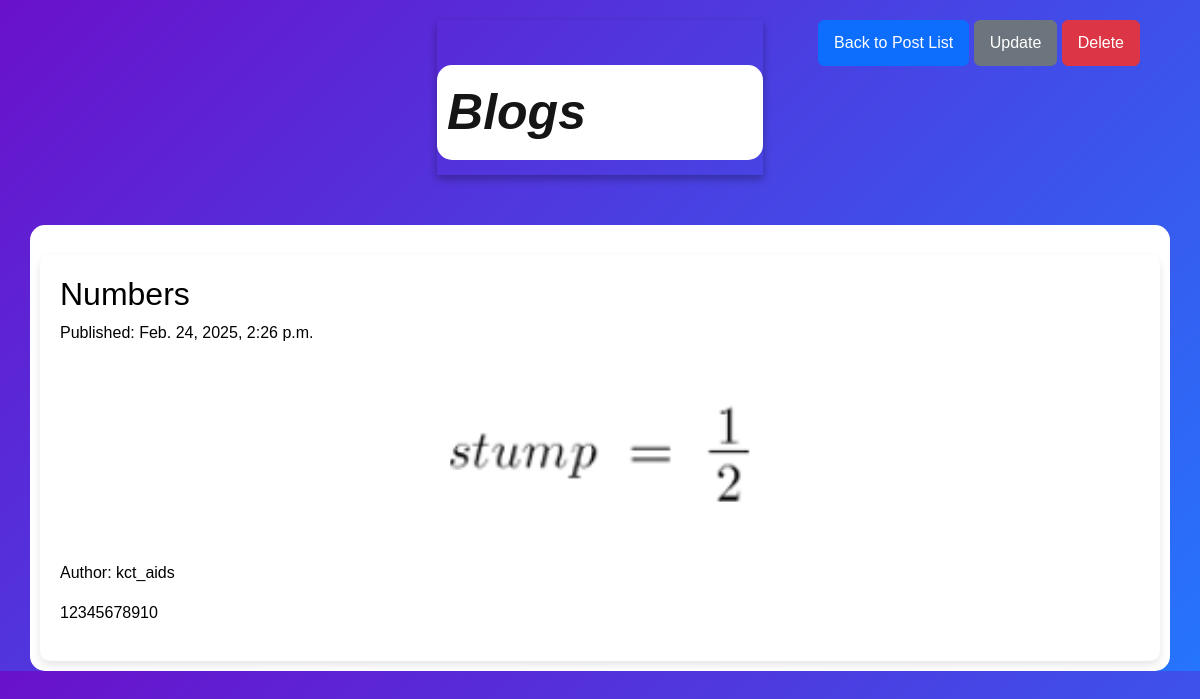
Page /blog/14/ on the committed database.
### calc/models.py (models this page shows, shortened)
class Post(models.Model):
    title = models.CharField(max_length=100)
    text = models.TextField()
    image = models.ImageField(upload_to='post_images/', blank=True, null=True)  # Image Upload Field
    author = models.ForeignKey(User, on_delete=models.CASCADE)
    published_date = models.DateTimeField()

### calc/views.py (the view)
# urls.py: path('blog/<int:id>/', views.post_detail, name='post_detail'),
def post_detail(request, id):
    post = get_object_or_404(Post, id=id)
    return render(request, 'calc/post_detail.html', {'post': post})

### calc/templates/calc/post_detail.html (shortened to what this page needs)
{% extends 'calc/base.html' %}
{% block content %}
    <div class="post-detail">
        <h2>{{ post.title }}</h2>
        <p class="date">Published: {{ post.published_date }}</p>
        {% if post.image %}
            <img src="{{ post.image.url }}" alt="Post Image" style="width: 300px; height: 200px; object-fit: cover; display: block; margin: 0 auto; border-radius: 10px;">
        {% else %}
            <p>No Image Available</p>
        {% endif %}
        <p>Author: {{ post.author }}</p>
        <p>{{ post.text }}</p>
    </div>
    <div class="top-right-buttons">
        <a href="{% url 'calc:post_list' %}" class="btn btn-primary">Back to Post List</a>
        <a href="{% url 'calc:post_edit' id=post.id %}" class="btn btn-secondary">Update</a>
        <form method="POST" action="{% url 'calc:post_delete' id=post.id %}" style="display: inline;">
            <button type="submit" class="btn btn-danger">Delete</button>
        </form>
    </div>
{% endblock %}

### calc/static/css/blog.css (style rules this page uses)
body { font-family: Arial, sans-serif; color: black; margin: 0; padding: 0; display: flex; flex-direction: column; align-items: center; justify-content: flex-start; }
.post-detail { background: #fff; padding: 20px; margin-top: 20px; border-radius: 10px; box-shadow: 0 4px 8px rgba(0, 0, 0, 0.1); }
.top-right-buttons { position: fixed; top: 20px; right: 60px; z-index: 1000; }
.btn { padding: 10px 15px; }

### calc/templates/calc/base.html (style rules this page uses)
body { font-family: 'Arial', sans-serif; background: linear-gradient(135deg, #6a11cb, #2575fc); color: #fff; margin: 0; padding: 0; }

### rows in the picture
Post: title "Numbers", published_date "Feb. 24, 2025, 2:26 p.m.", image (picture), author "kct_aids", text "12345678910"
